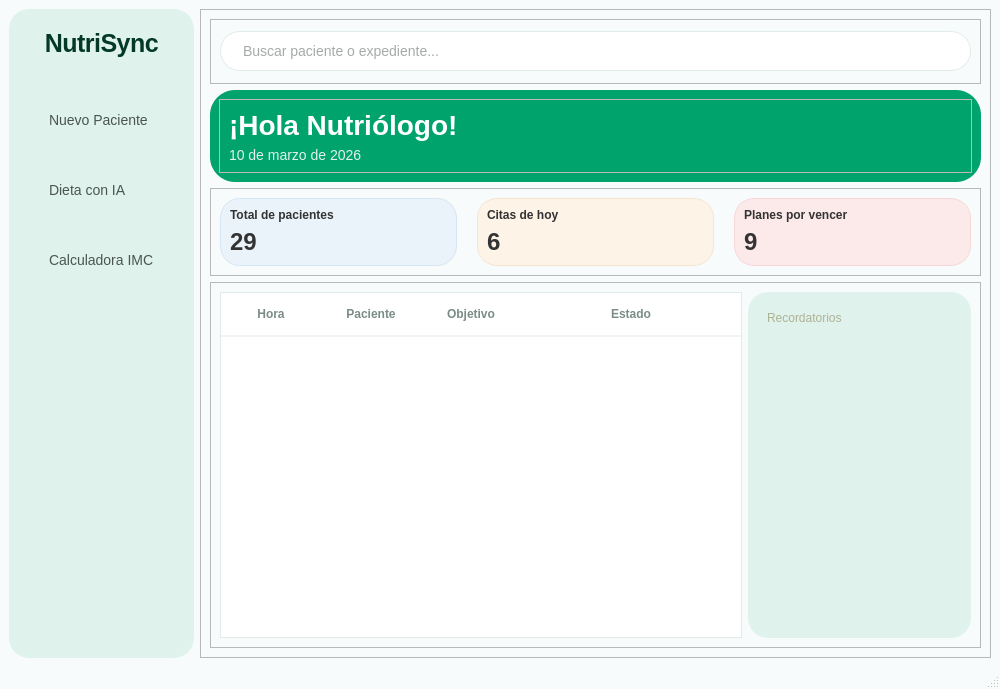
<?xml version="1.0" encoding="UTF-8"?>
<ui version="4.0">
 <class>MainWindow</class>
 <widget class="QMainWindow" name="MainWindow">
  <property name="geometry">
   <rect>
    <x>0</x>
    <y>0</y>
    <width>1000</width>
    <height>689</height>
   </rect>
  </property>
  <property name="windowTitle">
   <string>MainWindow</string>
  </property>
  <property name="styleSheet">
   <string notr="true">
QMainWindow, QWidget#centralwidget {
    background-color: #F8FBFB;
}

QFrame#frame_menu{
    background-color:#dff2ec;
	border-radius: 20px;
}

QLineEdit#barraBusqueda {
    background-color: #FFFFFF;
    border: 1px solid #E1EBE8;
    border-radius: 20px;
    padding: 10px 20px;
    font-size: 14px;
    color: #4A5551;
}

QFrame#frame_cabecera {
    background: #00A36C;
    border-radius: 25px;
}

QLabel#lbl_saludo {
    color: white;
    font-size: 28px;
    font-weight: bold;
    background: transparent;
}

QLabel#lbl_fecha {
    color: #E1F2ED;
    font-size: 14px;
    background: transparent;
}

QLabel#lbl_titulo, QLabel#lbl_titulo2, QLabel#lbl_titulo3 {
    color: #333333;
    font-size: 12px;
    font-weight: bold;
    text-transform: uppercase;
}

QLabel#lbl_informacion, QLabel#lbl_informacion2, QLabel#lbl_informacion3 {
    color: #333333;
    font-size: 24px;
    font-weight: bold;
}

QLabel#label {
    color: #9BB1AA;
    font-size: 10px;
}

QTableWidget {
    background-color: white;
    border-radius: 0px;
    border: 1px solid #E1EBE8;
    gridline-color: transparent;
}

QHeaderView::section {
    background-color: white;
    padding: 12px;
    border: none;
    border-bottom: 2px solid #F0F5F3;
    color: #7A8C85;
    font-weight: bold;
}

QTableWidget::item {
    padding: 10px;
    border-bottom: 1px solid #F0F5F3;
}

QPlainTextEdit {
    background-color:#dff2ec;
    border-radius: 20px;
    padding: 15px;
    border: none;
    color: #7D723B;
    font-family: 'Segoe UI', sans-serif;
}

QPushButton {
    background-color: transparent;
    border: none;
    color: #4A5551;
    text-align: left;
    padding: 12px 20px;
    border-radius: 20px;
    font-size: 14px;
}

QPushButton:hover {
    background-color:#00A36C;
    color: #FFFFFF;
}

QPushButton#btn_nuevo_paciente {
    background-color: #00A36C;
    color: white;
    font-weight: bold;
}
</string>
  </property>
  <widget class="QWidget" name="centralwidget">
   <layout class="QHBoxLayout" name="horizontalLayout">
    <item>
     <widget class="QFrame" name="frame_menu">
      <property name="minimumSize">
       <size>
        <width>0</width>
        <height>0</height>
       </size>
      </property>
      <property name="frameShape">
       <enum>QFrame::StyledPanel</enum>
      </property>
      <property name="frameShadow">
       <enum>QFrame::Raised</enum>
      </property>
      <layout class="QVBoxLayout" name="verticalLayout_3">
       <property name="spacing">
        <number>30</number>
       </property>
       <property name="leftMargin">
        <number>20</number>
       </property>
       <property name="topMargin">
        <number>20</number>
       </property>
       <property name="rightMargin">
        <number>20</number>
       </property>
       <property name="bottomMargin">
        <number>20</number>
       </property>
       <item>
        <widget class="QLabel" name="label_nutrisync">
         <property name="styleSheet">
          <string notr="true">QLabel#label_nutrisync {
    color: #043927;             
    font-family: &quot;Segoe UI&quot;, &quot;Inter&quot;, sans-serif; 
    font-size: 25px;             
    font-weight: 800;          
    letter-spacing: -0.5px;    
    padding-bottom: 10px;      
    border-bottom: 2px solid #F0F5F3; 
}</string>
         </property>
         <property name="text">
          <string>NutriSync</string>
         </property>
         <property name="alignment">
          <set>Qt::AlignCenter</set>
         </property>
        </widget>
       </item>
       <item>
        <widget class="QPushButton" name="btn_nuevoPaciente">
         <property name="text">
          <string>Nuevo Paciente</string>
         </property>
        </widget>
       </item>
       <item>
        <widget class="QPushButton" name="btn_dietaai">
         <property name="text">
          <string>Dieta con IA</string>
         </property>
        </widget>
       </item>
       <item>
        <widget class="QPushButton" name="btn_calculadora">
         <property name="text">
          <string>Calculadora IMC</string>
         </property>
        </widget>
       </item>
       <item>
        <spacer name="verticalSpacer">
         <property name="orientation">
          <enum>Qt::Vertical</enum>
         </property>
         <property name="sizeHint" stdset="0">
          <size>
           <width>20</width>
           <height>40</height>
          </size>
         </property>
        </spacer>
       </item>
      </layout>
     </widget>
    </item>
    <item>
     <widget class="QFrame" name="frame_contenido">
      <property name="frameShape">
       <enum>QFrame::StyledPanel</enum>
      </property>
      <property name="frameShadow">
       <enum>QFrame::Raised</enum>
      </property>
      <layout class="QVBoxLayout" name="verticalLayout">
       <item>
        <widget class="QFrame" name="frame_busqueda">
         <property name="minimumSize">
          <size>
           <width>0</width>
           <height>65</height>
          </size>
         </property>
         <property name="maximumSize">
          <size>
           <width>16777215</width>
           <height>80</height>
          </size>
         </property>
         <property name="frameShape">
          <enum>QFrame::StyledPanel</enum>
         </property>
         <property name="frameShadow">
          <enum>QFrame::Raised</enum>
         </property>
         <layout class="QVBoxLayout" name="verticalLayout_2">
          <item>
           <widget class="QLineEdit" name="barraBusqueda">
            <property name="minimumSize">
             <size>
              <width>0</width>
              <height>35</height>
             </size>
            </property>
            <property name="placeholderText">
             <string>Buscar paciente o expediente...</string>
            </property>
           </widget>
          </item>
         </layout>
        </widget>
       </item>
       <item>
        <widget class="QFrame" name="frame_cabecera">
         <property name="frameShape">
          <enum>QFrame::StyledPanel</enum>
         </property>
         <property name="frameShadow">
          <enum>QFrame::Raised</enum>
         </property>
         <layout class="QHBoxLayout" name="horizontalLayout_2">
          <item>
           <widget class="QFrame" name="frame_saludo">
            <property name="frameShape">
             <enum>QFrame::StyledPanel</enum>
            </property>
            <property name="frameShadow">
             <enum>QFrame::Raised</enum>
            </property>
            <layout class="QVBoxLayout" name="verticalLayout_7">
             <item>
              <widget class="QLabel" name="lbl_saludo">
               <property name="text">
                <string>¡Hola Nutriólogo!</string>
               </property>
              </widget>
             </item>
             <item>
              <widget class="QLabel" name="lbl_fecha">
               <property name="text">
                <string>10 de marzo de 2026</string>
               </property>
              </widget>
             </item>
            </layout>
           </widget>
          </item>
         </layout>
        </widget>
       </item>
       <item>
        <widget class="QFrame" name="frame_info">
         <property name="frameShape">
          <enum>QFrame::StyledPanel</enum>
         </property>
         <property name="frameShadow">
          <enum>QFrame::Raised</enum>
         </property>
         <layout class="QHBoxLayout" name="horizontalLayout_3">
          <property name="spacing">
           <number>20</number>
          </property>
          <item>
           <widget class="QFrame" name="frame_pacientes">
            <property name="styleSheet">
             <string notr="true">.QFrame {
    background-color: #EBF3FA;
    border: 1px solid #D5E5F2;
    border-radius: 20px;
}</string>
            </property>
            <property name="frameShape">
             <enum>QFrame::StyledPanel</enum>
            </property>
            <property name="frameShadow">
             <enum>QFrame::Raised</enum>
            </property>
            <layout class="QVBoxLayout" name="verticalLayout_4">
             <item>
              <widget class="QLabel" name="lbl_titulo">
               <property name="text">
                <string>Total de pacientes</string>
               </property>
              </widget>
             </item>
             <item>
              <widget class="QLabel" name="lbl_informacion">
               <property name="text">
                <string>29</string>
               </property>
              </widget>
             </item>
            </layout>
           </widget>
          </item>
          <item>
           <widget class="QFrame" name="frame_citas">
            <property name="styleSheet">
             <string notr="true">.QFrame {
    background-color: #FDF3E7;
    border: 1px solid #F5E5D1;
    border-radius: 20px;
}</string>
            </property>
            <property name="frameShape">
             <enum>QFrame::StyledPanel</enum>
            </property>
            <property name="frameShadow">
             <enum>QFrame::Raised</enum>
            </property>
            <layout class="QVBoxLayout" name="verticalLayout_5">
             <item>
              <widget class="QLabel" name="lbl_titulo2">
               <property name="text">
                <string>Citas de hoy</string>
               </property>
              </widget>
             </item>
             <item>
              <widget class="QLabel" name="lbl_informacion2">
               <property name="text">
                <string>6</string>
               </property>
              </widget>
             </item>
            </layout>
           </widget>
          </item>
          <item>
           <widget class="QFrame" name="frame_planesvencer">
            <property name="styleSheet">
             <string notr="true">.QFrame {
    background-color: #FCE9E9;
    border: 1px solid #F8D7D7;
    border-radius: 20px;
}</string>
            </property>
            <property name="frameShape">
             <enum>QFrame::StyledPanel</enum>
            </property>
            <property name="frameShadow">
             <enum>QFrame::Raised</enum>
            </property>
            <layout class="QVBoxLayout" name="verticalLayout_6">
             <item>
              <widget class="QLabel" name="lbl_titulo3">
               <property name="text">
                <string>Planes por vencer</string>
               </property>
              </widget>
             </item>
             <item>
              <widget class="QLabel" name="lbl_informacion3">
               <property name="text">
                <string>9</string>
               </property>
              </widget>
             </item>
            </layout>
           </widget>
          </item>
         </layout>
        </widget>
       </item>
       <item>
        <widget class="QFrame" name="frame_cuerpo">
         <property name="maximumSize">
          <size>
           <width>16777215</width>
           <height>16777215</height>
          </size>
         </property>
         <property name="frameShape">
          <enum>QFrame::StyledPanel</enum>
         </property>
         <property name="frameShadow">
          <enum>QFrame::Raised</enum>
         </property>
         <layout class="QHBoxLayout" name="horizontalLayout_4" stretch="7,3">
          <item>
           <widget class="QTableWidget" name="tableWidget">
            <attribute name="horizontalHeaderStretchLastSection">
             <bool>true</bool>
            </attribute>
            <column>
             <property name="text">
              <string>Hora</string>
             </property>
             <property name="textAlignment">
              <set>AlignCenter</set>
             </property>
            </column>
            <column>
             <property name="text">
              <string>Paciente</string>
             </property>
            </column>
            <column>
             <property name="text">
              <string>Objetivo</string>
             </property>
            </column>
            <column>
             <property name="text">
              <string>Estado</string>
             </property>
            </column>
           </widget>
          </item>
          <item>
           <widget class="QPlainTextEdit" name="plainTextEdit">
            <property name="placeholderText">
             <string>Recordatorios</string>
            </property>
           </widget>
          </item>
         </layout>
        </widget>
       </item>
      </layout>
     </widget>
    </item>
   </layout>
  </widget>
  <widget class="QMenuBar" name="menubar">
   <property name="geometry">
    <rect>
     <x>0</x>
     <y>0</y>
     <width>1000</width>
     <height>26</height>
    </rect>
   </property>
  </widget>
  <widget class="QStatusBar" name="statusbar"/>
 </widget>
 <resources/>
 <connections/>
</ui>
